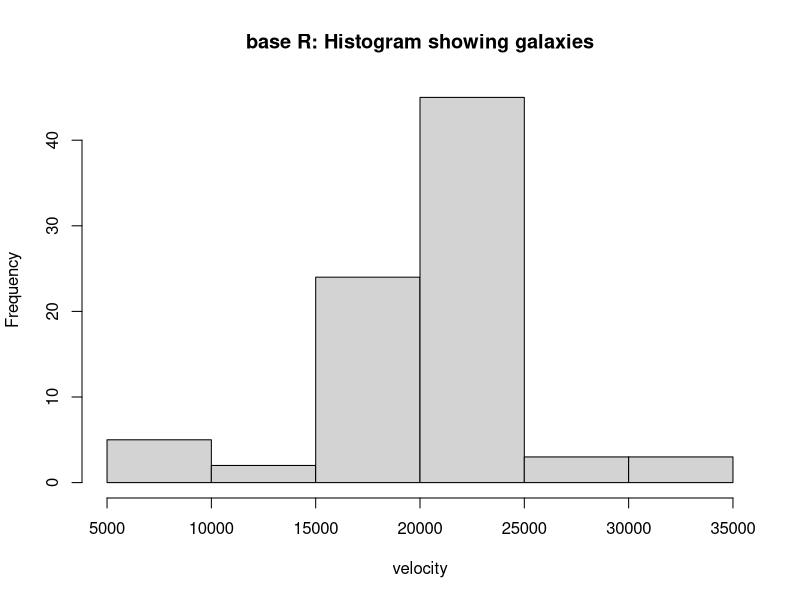
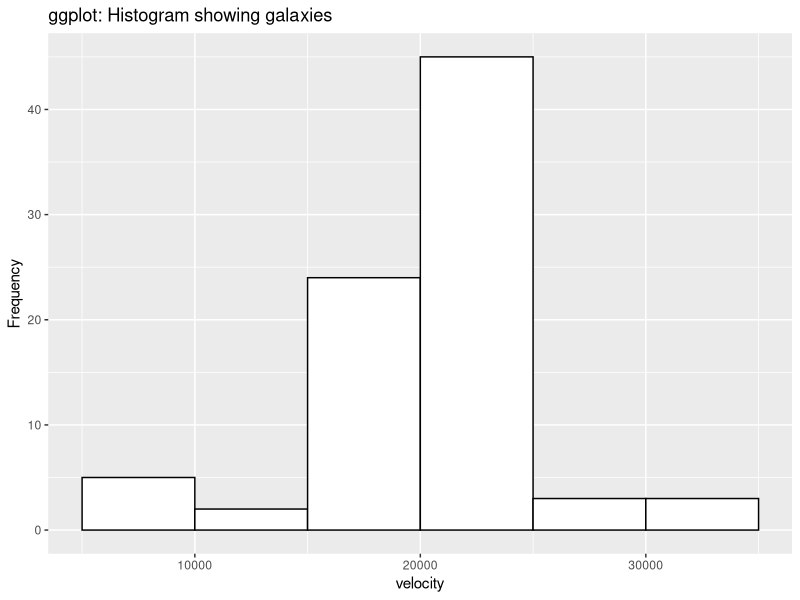
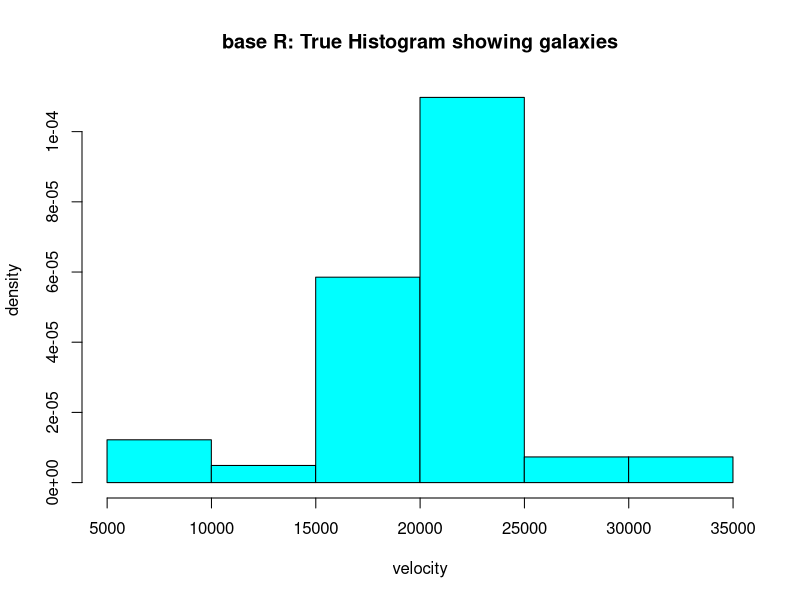
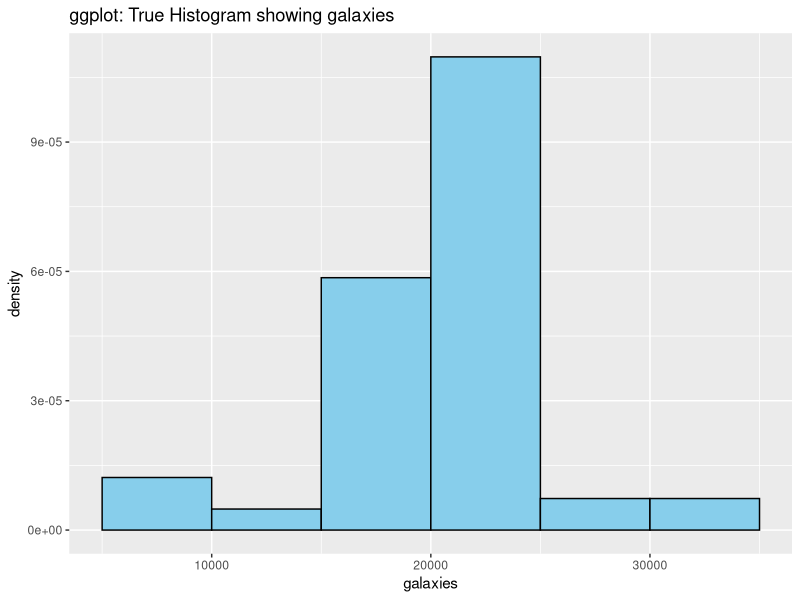
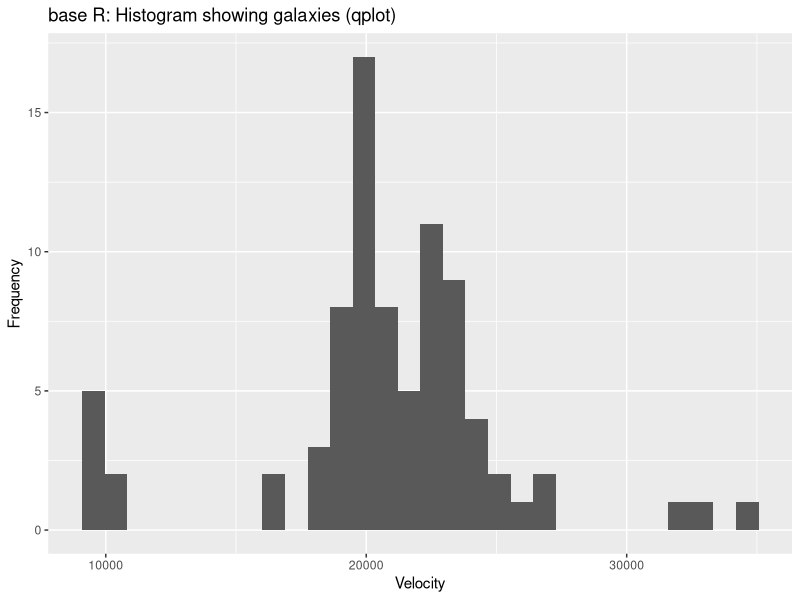
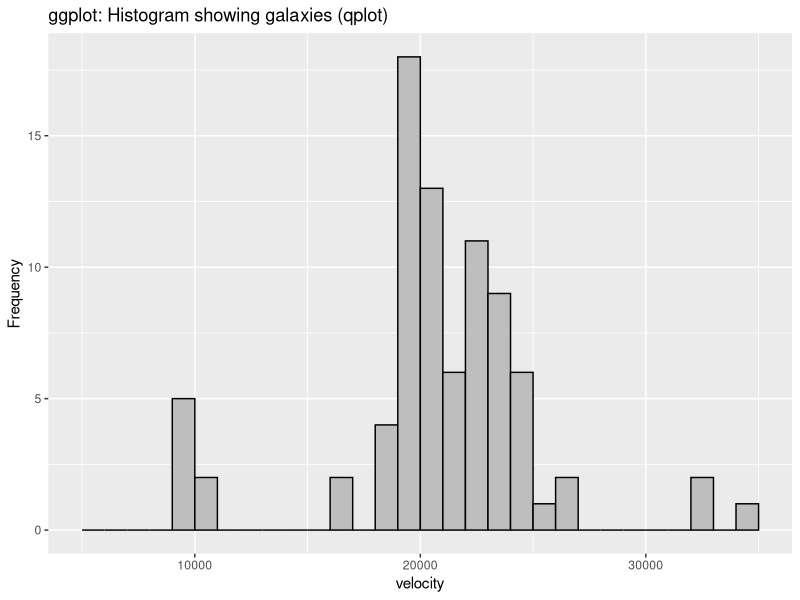
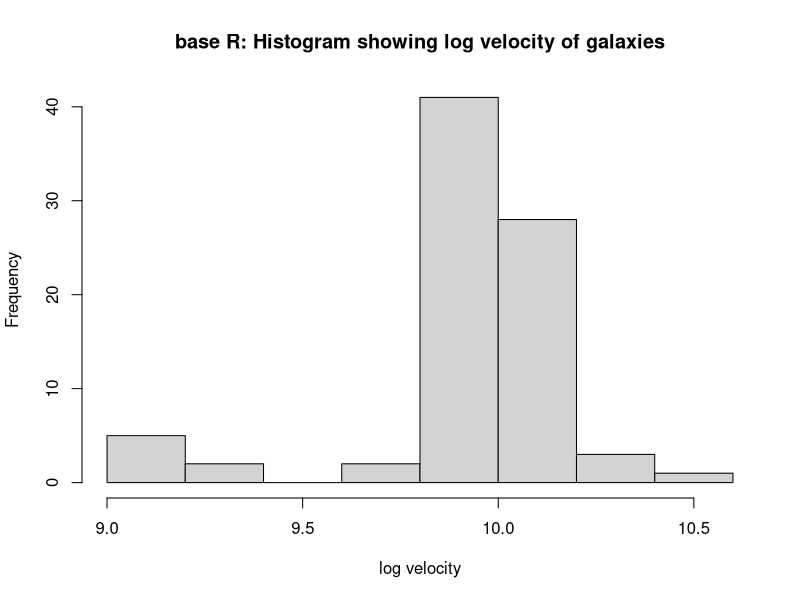
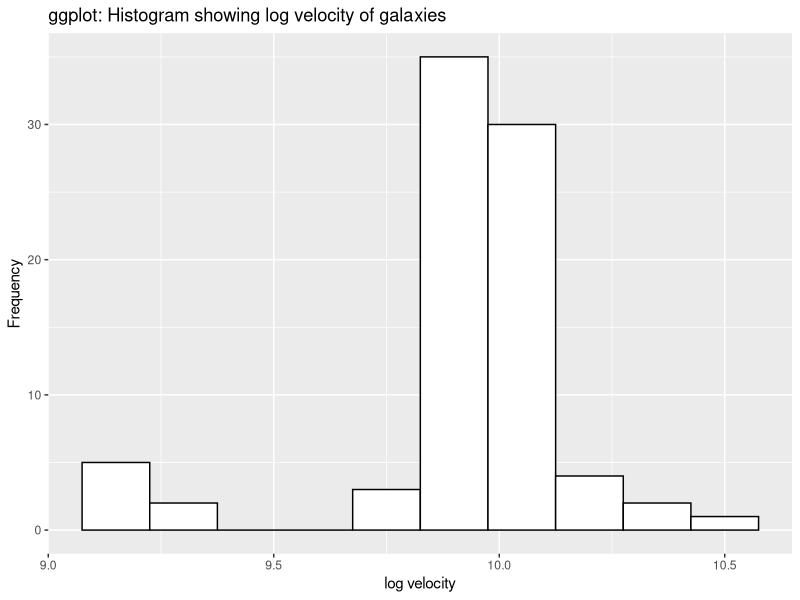

These figures' R source, in order:
## ---- chunk 1
knitr::opts_chunk$set(collapse = TRUE)
## ---- chunk 2
library(MASS)
library(ggplot2)
# Load the data
data(galaxies)

message("# 1a.", " ")

# histogram
message("Using hist and geom_histogram:", " ")
hist(galaxies,
     xlab = 'velocity',
     main = 'base R: Histogram showing galaxies',
     ylab = 'Frequency', freq = TRUE)

ggplot() + aes(galaxies) +
  geom_histogram(binwidth = 5000, breaks = c(seq(5000, 35000, 5000)), boundary = NULL, fill = 'white', color = "black") +
  labs(title = 'ggplot: Histogram showing galaxies', x= "velocity", y = "Frequency")

# truehist
message("Using truehist and geom_histogram():", " ")
#draw the histogram
truehist(galaxies,
         xlab = 'velocity',
         main = 'base R: True Histogram showing galaxies',
         ylab = 'density')

BINS <- 6
BREAKS <- seq(5000, 35000, length.out = BINS + 1)
BINWIDTH <- BREAKS[2] - BREAKS[1]

ggplot() + aes(galaxies) + geom_histogram(aes(y = ..density..), binwidth = BINWIDTH, breaks = c(seq(5000, 35000, 5000)), boundary = NULL, fill = 'skyblue', color = "black", closed = "left") + 
labs(title = "ggplot: True Histogram showing galaxies")
######




# qplot
message("Using qplot:", " ")
qplot(galaxies) +
  labs(title='base R: Histogram showing galaxies (qplot)',
       x='Velocity',
       y='Frequency')


BINS <- 30
BREAKS <- seq(5000, 35000, length.out = BINS + 1)
BINWIDTH <- BREAKS[2] - BREAKS[1]
ggplot() + aes(galaxies) +
  geom_histogram(bins = BINS, breaks = BREAKS, binwidth = BINWIDTH, boundary = NULL, fill = 'grey', color = "black") +
  labs(x = "velocity", y= "Frequency", title = 'ggplot: Histogram showing galaxies (qplot)')


message("# 1b.", " ")

loggalaxies <- log(galaxies)
# histogram
message("Using hist and geom_histogram:", " ")
#set the figure position
# par(fig=c(0,1,0,1),new=T)
#draw the histogram
hist(loggalaxies,
     xlab = 'log velocity',
     main = 'base R: Histogram showing log velocity of galaxies',
     ylab = 'Frequency', freq = TRUE)


BINS <- 7
BREAKS <- seq(9, 10.5, length.out = BINS + 1)
BINWIDTH <- BREAKS[2] - BREAKS[1]
ggplot() + aes(loggalaxies) +
  geom_histogram(binwidth = .15, bins = 8, boundary = NULL, fill = 'white', color = "black") +
  labs(x = "log velocity", y = "Frequency", title = 'ggplot: Histogram showing log velocity of galaxies')

# truehist
message("Using truehist and geom_histogram():", " ")
#draw the histogram
truehist(loggalaxies,
         xlab = 'log velocity of galaxies',
         main = 'base R: True Histogram of log velocity of galaxies',
         ylab = 'density')
######### *****


BINS <- 7
BREAKS <- seq(9, 10.5, length.out = BINS + 1)
BINWIDTH <- BREAKS[2] - BREAKS[1]
# ggplot() + aes(loggalaxies) + geom_histogram(binwidth = BINWIDTH, boundary = NULL, fill = 'skyblue', color = "black", closed = "left") # Frequency
ggplot() + aes(loggalaxies) + geom_histogram(aes(y = ..density..), binwidth = BINWIDTH, bins = BINS, breaks = BREAKS, boundary = NULL, fill = 'skyblue', color = "black", closed = "left") +
labs(title = "ggplot: True Histogram of log velocity of galaxies")

######


# qplot
message("Using qplot:", " ")
qplot(loggalaxies) +
  labs(title='base R: Histogram of log velocity of galaxies (qplot)',
       x='log velocity of Galaxies',
       y='Frequency')


ggplot() + aes(loggalaxies) +
  geom_histogram(bins = 30, boundary = NULL, fill = 'grey', color = "black") +
  labs(x = "log velocity", title = 'ggplot: Histogram showing log velocity of Galaxies (qplot)')

message ("# 1c.", " ")

truehist(galaxies,ymax=0.0002,col="blue", main="base R: Gaussian Over Smooth")
lines(density(galaxies,kernel="gaussian",bw=5000),col="red")

BINS <- 6
BREAKS <- seq(5000, 35000, length.out = BINS + 1)
BINWIDTH <- BREAKS[2] - BREAKS[1]
ggplot() +
  aes(galaxies) +
  geom_histogram(aes(y=..density..), bins = BINS, binwidth = BINWIDTH, breaks = BREAKS, boundary = NULL, fill = 'blue', color = "black", closed = "left") +
  stat_density(kernel = "gaussian", bw = 5000, fill = NA, col = "red") +
  labs(title = "ggplot: Gaussian Over Smooth")

truehist(galaxies,ymax=0.0002,col="blue", main="base R: Gaussian Under Smooth")
lines(density(galaxies,kernel="gaussian",bw=500),col="red")

BINS <- 6

ggplot() +
  aes(galaxies) +
  geom_histogram(aes(y=..density..), bins = BINS, binwidth = BINWIDTH, breaks = BREAKS, boundary = NULL, fill = 'blue', color = "black", closed = "left") +
  stat_density(kernel = "gaussian", bw = 500, fill = NA, col = "red") +
  labs(title = "ggplot: Gaussian Under Smooth")

truehist(galaxies,ymax=0.0002,col="blue", main="base R: Gaussian Best Appx")
lines(density(galaxies,kernel="gaussian",bw=1100),col="red")


BINS <- 6
BREAKS <- seq(5000, 35000, length.out = BINS + 1)
BINWIDTH <- BREAKS[2] - BREAKS[1]
ggplot() +
  aes(galaxies) +
  geom_histogram(aes(y=..density..), bins = BINS, binwidth = BINWIDTH, breaks = BREAKS, boundary = NULL, fill = 'blue', color = "black", closed = "left") +
  stat_density(kernel = "gaussian", bw = 1100, fill = NA, col = "red") +
  labs(title = "ggplot: Gaussian Best Appx")

truehist(galaxies,ymax=0.0002,col="green", ylab = "density", main="base R: Triangular Over Smooth")
lines(density(galaxies,kernel="triangular",bw=5000),col="red")

BINS <- 6
BREAKS <- seq(5000, 35000, length.out = BINS + 1)
BINWIDTH <- BREAKS[2] - BREAKS[1]
ggplot() +
  aes(galaxies) +
  geom_histogram(aes(y=..density..), bins = BINS, binwidth = BINWIDTH, breaks = BREAKS, boundary = NULL, fill = 'green', color = "black", closed = "left") +
  stat_density(kernel = "triangular", bw = 5000, fill = NA, col = "red") +
  labs(title = "ggplot: Triangular Over Smooth")

truehist(galaxies,ymax=0.0002,col="green", ylab= "density", main="base R: Triangular Under Smooth")
lines(density(galaxies,kernel="triangular",bw=500),col="red",main="Triangular_Under")

BINS <- 6
BREAKS <- seq(5000, 35000, length.out = BINS + 1)
BINWIDTH <- BREAKS[2] - BREAKS[1]
ggplot() +
  aes(galaxies) +
  geom_histogram(aes(y=..density..), bins = BINS, binwidth = BINWIDTH, breaks = BREAKS, boundary = NULL, fill = 'green', color = "black", closed = "left") +
  stat_density(kernel = "triangular", bw = 500, fill = NA, col = "red") +
  labs(title = "ggplot: Triangular Under Smooth")

truehist(galaxies,ymax=0.0002,col="green", ylab = "density", main="base R: Triangular Best Appx")
lines(density(galaxies,kernel="triangular",bw=1100), col="red",main="Triangular_Appx")

BINS <- 6
BREAKS <- seq(5000, 35000, length.out = BINS + 1)
BINWIDTH <- BREAKS[2] - BREAKS[1]
ggplot() +
  aes(galaxies) +
  geom_histogram(aes(y=..density..), bins = BINS, binwidth = BINWIDTH, breaks = BREAKS, boundary = NULL, fill = 'green', color = "black", closed = "left") +
  stat_density(kernel = "triangular", bw = 1100, fill = NA, col = "red") +
  labs(title = "ggplot: Triangular Best Appx")


message("# 1e."," ")

# we can use:
library(mclust)
mod=Mclust(galaxies)
print(mod)

print(summary(mod, parameters = TRUE))


#pot the density plot of the model
# par(fig=c(0,1,0,1),new=T)
plot(mod,what="density")
title ("Density plot of the finite mixture model")

# BIC
mclustBIC(galaxies)
## ---- chunk 3
library(HSAUR3)
library(KernSmooth)
library(reshape2)
library(dplyr)

data(birthdeathrates)
head(birthdeathrates)
length(birthdeathrates)
nrow(birthdeathrates)

message ("# 2a", " ")

BDRd <- bkde2D(birthdeathrates, bandwidth = sapply(birthdeathrates, dpik))
contour(x=BDRd$x1, y=BDRd$x2, z=BDRd$fhat,
        main = "base R: Countour Scatterplot of Birth_Death_Rates",
        xlab="Birth Rates", 
        ylab="Death Rates",
        xlim =c(0,60), ylim = c(0,35))
points(birthdeathrates, pch=16, col="red")

ggplot(data=birthdeathrates,aes(birth,death)) + 
  geom_density2d(aes(colour=..level..)) + 
  scale_colour_gradient(low="green",high="red") + 
  theme_bw() +
  geom_point() +
  labs(title='ggplot: Countour Scatterplot of Birth_Death_Rates',
       x='Birth Rate',
       y='Death Rate') +
  scale_x_continuous(limits = c(0,60)) +
  scale_y_continuous(limits = c(0,35))

message("# 2c.", " ")

persp (x=BDRd$x1, y=BDRd$x2, z=BDRd$fhat,
       xlab="Birth Rates", 
       ylab="Death Rates",
       zlab="Estimated Density",
       theta=-35, axes=TRUE, box=TRUE, main = "Perspective plot for birthdeathrates data")

message("# 2d.", " ")
library(mclust)

mod <- Mclust(birthdeathrates)
mod
summary(mod, parameters = TRUE)
message("Value for mod$parameters$mean", " ")
sqrt(mod$parameters$variance$sigmasq)

BIC.data<- as.data.frame(mod$BIC[,])
BIC.data$NumComp<-rownames(BIC.data)
melted.BIC<- reshape2::melt(BIC.data, var.ids= "NumComp")

par(mfrow=c(1,1), ask=FALSE)
# BIC
plot(mod, what="BIC", main = "base R: Plot of BIC")

ggplot(melted.BIC, aes(x=as.numeric(NumComp), y=value, colour=variable, group=variable))+
  scale_x_continuous("Number of Components")+
  scale_y_continuous("BIC")+
  scale_colour_hue("")+
  geom_point()+
  geom_line()+
  theme_bw() + 
  labs(title = "ggplot: BIC")

# uncertainty
par(mfrow=c(1,1), ask=FALSE)
plot(mod, what="uncertainty")
title(main = "base R: Plot of uncertainty")

birthdeathrates %>% mutate(uncertainty = mod$uncertainty,
                classification = factor(mod$classification)) %>% 
  ggplot(aes(birth, death, size = uncertainty, color = classification)) +
  geom_point() + 
  guides(size = guide_legend(), colour = "legend") + theme_classic() +
  stat_ellipse(level = 0.5, type = "t") + 
  labs(x = "birth", y = "death", title = "ggplot: Uncertainty")

# classification
par(mfrow=c(1,1), ask=FALSE)
plot(mod, what="classification")
title(main = "base R: Plot of classification")

birthdeathrates %>% mutate(uncertainty = mod$uncertainty,
                classification = factor(mod$classification)) %>% 
  ggplot(aes(birth, death, shape = classification, color = classification)) +
  geom_point() + 
  guides(size = guide_legend(), shape = guide_legend()) + theme_classic() +
  stat_ellipse(level = 0.5, type = "t") + 
  labs(x = "birth", y = "death", title = "ggplot: Plot of classification")

# density
par(mfrow=c(1,1), ask=FALSE)
plot(mod, what="density")
title(main = "base R: Plot of density")

ggplot(birthdeathrates, aes(x = birth, y = death)) +
  geom_point() +
  geom_density_2d() + 
  labs ( title = "ggplot: Plot of density")

## ---- chunk 4
data(schizophrenia)
#plot the schizophrenia data using stat_density within ggplot2, facet by gender
# par(fig=c(0,1,0,1),new=T)
ggplot(data=schizophrenia)+
  stat_density(kernel='gaussian',adjust=1,aes(age,fill=gender)) +
  facet_grid(gender~.) +
       labs(title = 'Density plot (gaussian) of Schizophrenia diagnosis data',
       x = "Diagnosis Age",
       y='Density Estimate') +
  scale_fill_manual( values = c("red","blue")) +
  theme(
        strip.background = element_blank(),
        strip.text.y = element_blank(),
        panel.background = element_blank()
        )

## ---- chunk 5
# par(fig=c(0,1,0,1),new=T)
ggplot(data=schizophrenia)+
  geom_histogram(aes(age,fill=gender)) +
  facet_grid(gender~.) +
  labs(title = 'Histogram of Schizophrenia Diagnosis by Gender',
       x = 'Age of diagnosis',
       y='Frequency') +
scale_fill_manual( values = c("red","blue")) +
# scale_color_brewer(palette = "Set2") +
  theme(
        strip.background = element_blank(),
        strip.text.y = element_blank(),
        panel.background = element_blank()
        )
## ---- chunk 6
setMen <- subset(schizophrenia, gender=="male")$age
setWmn <- subset(schizophrenia, gender!="male")$age

par(mfrow=c(1,1))
hist (schizophrenia$age, xlab="Age", ylab="Density", main="Distribution of Schizophrenia Onset by Age", freq=FALSE, ylim=c(0,.075), border=4)
lines(density(setMen), col=1, )
lines(density(setWmn), col=2)
legend(40, 0.05, legend=c("Female", "Male"),
       col=c(1,2), lty=c(1,1), cex=0.8)
## ---- chunk 7
head(schizophrenia)
onset=schizophrenia
male=subset(onset,gender=="male")
female=subset(onset,gender=="female")
message("
Mclust Data
        ","")
mod_male=Mclust(male$age)
mod_female=Mclust(female$age)
# par(mfrow=c(2,2))
plot(mod_male, what = "BIC")
title(main='BIC Of schizophrenia for male')
plot(mod_female, what = "BIC")
title(main='BIC Of schizophrenia for female')

message("Male
        ","")
print(mod_male)
print(summary(mod_male, parameters = TRUE))
# print(mod_male$parameters)
message("FeMale
        ","")
print(mod_female)
print(summary(mod_female, parameters = TRUE))
# print(mod_female$parameters)

# male group mean
message(paste0("Male Group mean is 0.51*20.23+(1-0.51)*27.75 = ", 0.51*20.23+(1-0.51)*27.75))
# Female group mean
message(paste0("Female Group mean is 0.746*24.93+(1-0.747)*46.85 = ", 0.746*24.93+(1-0.747)*46.85))
